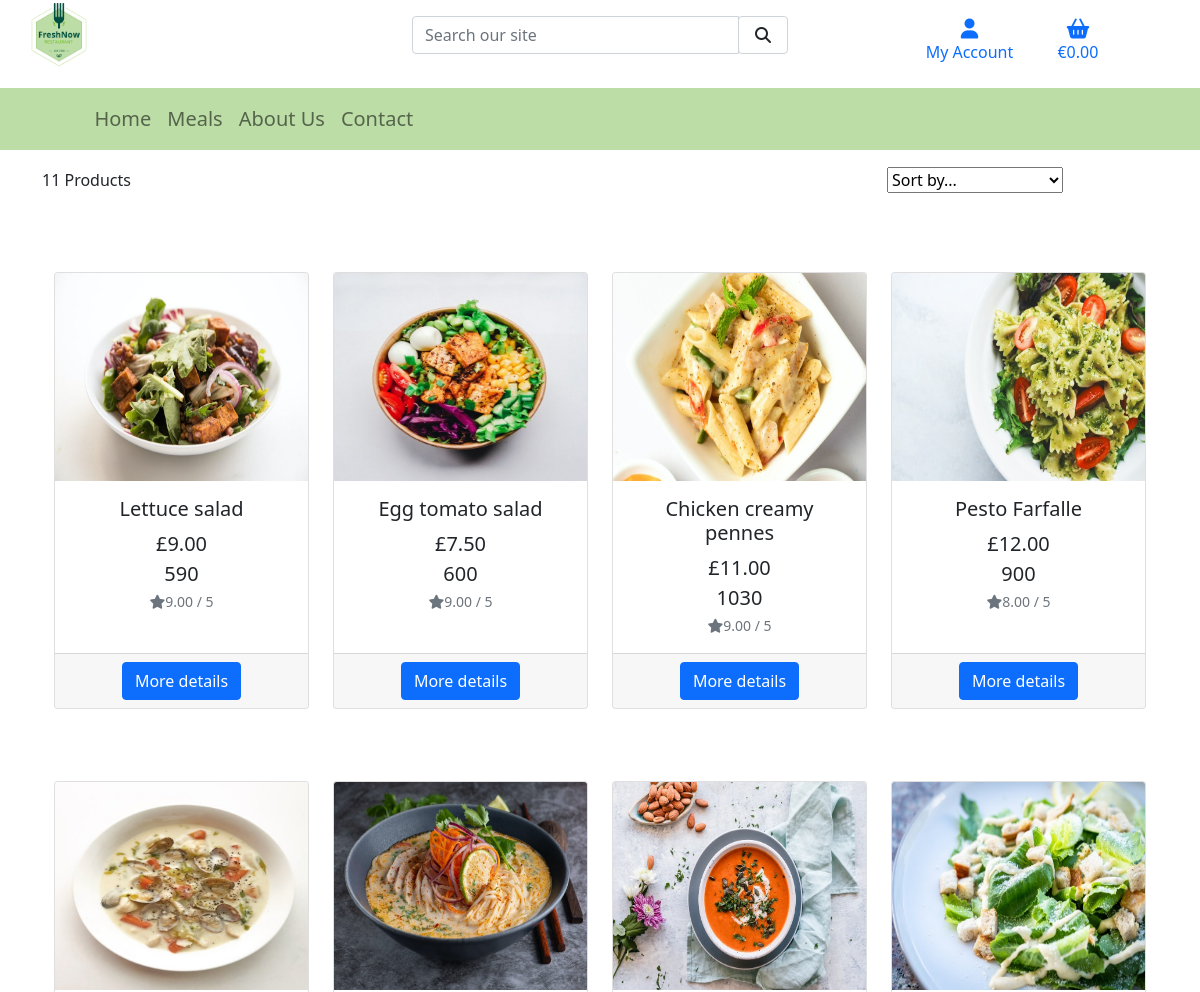
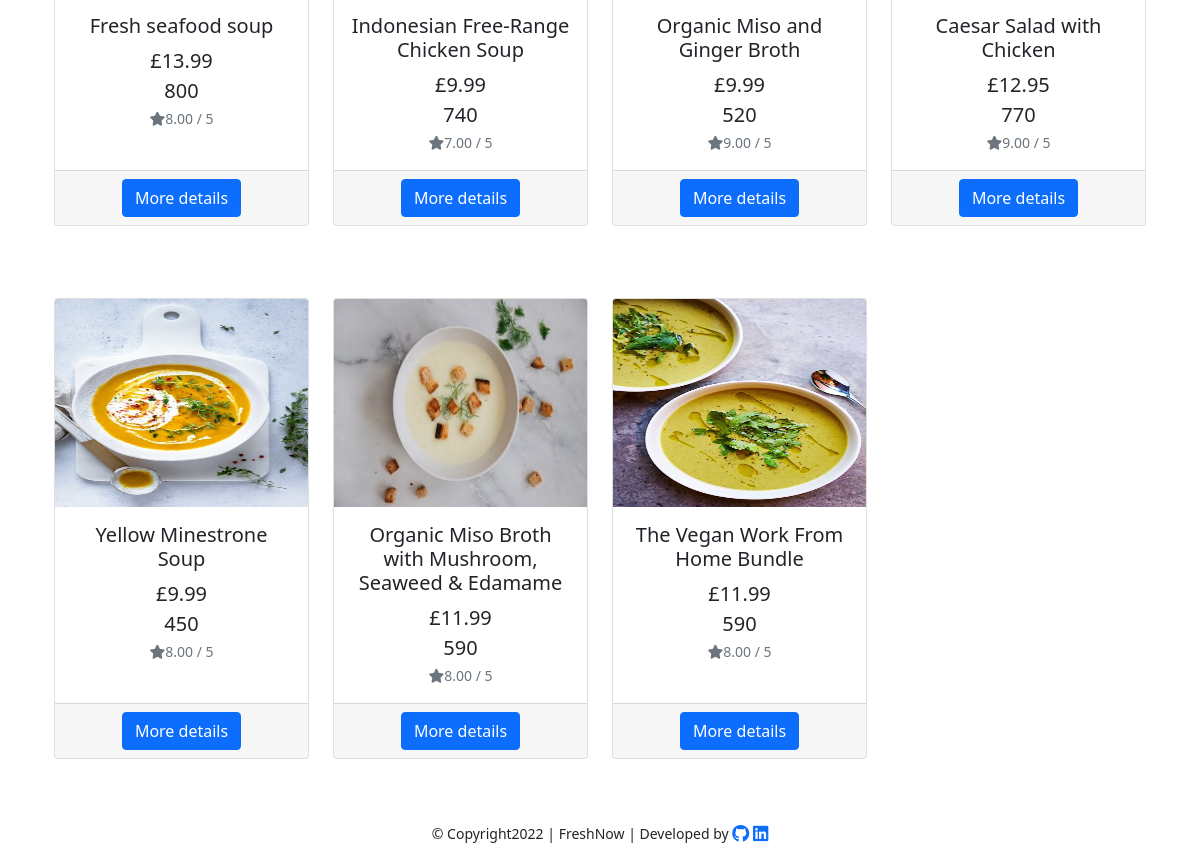
Before: /products/ with the older database file (2 pictures, top to bottom).
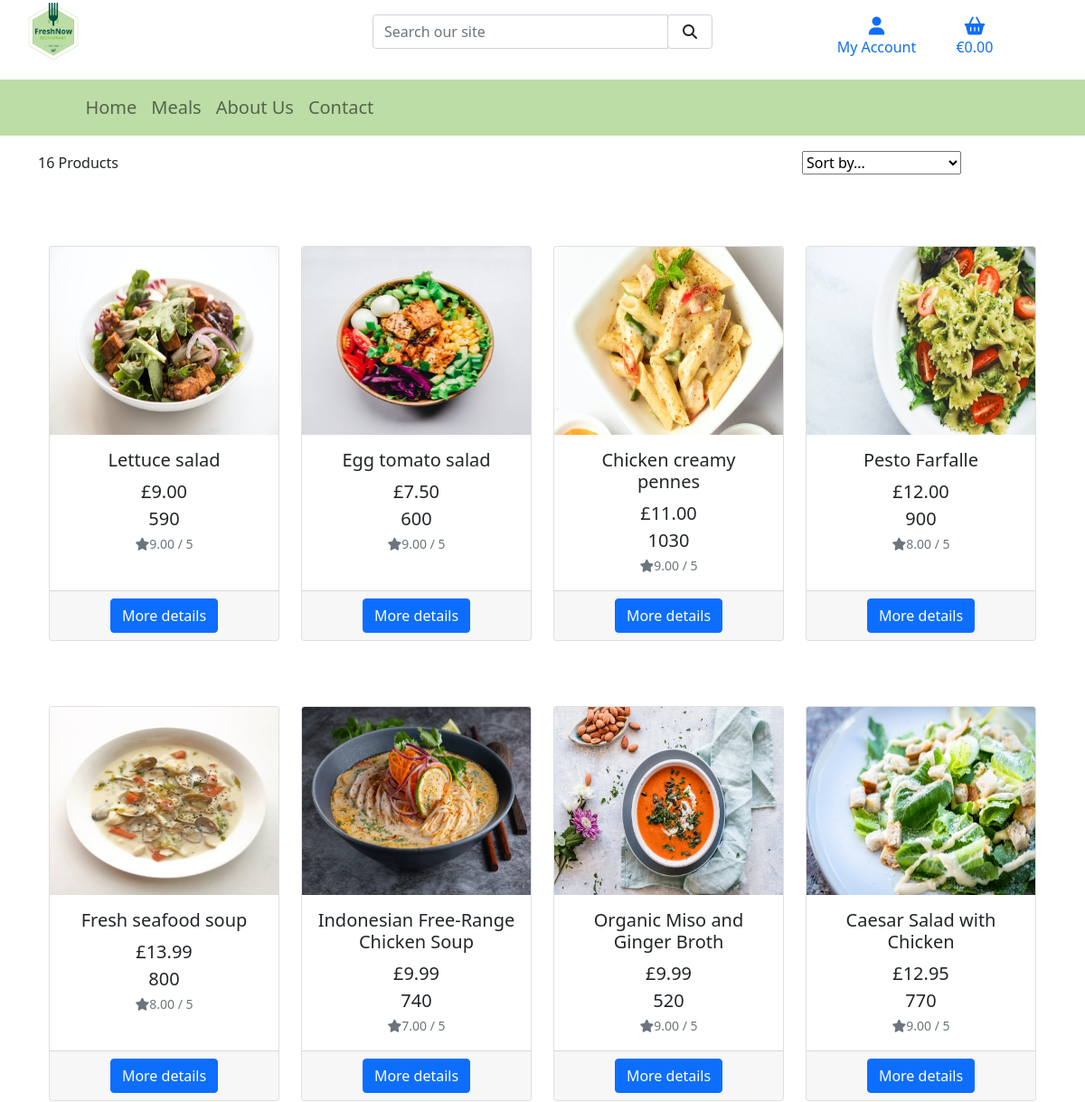
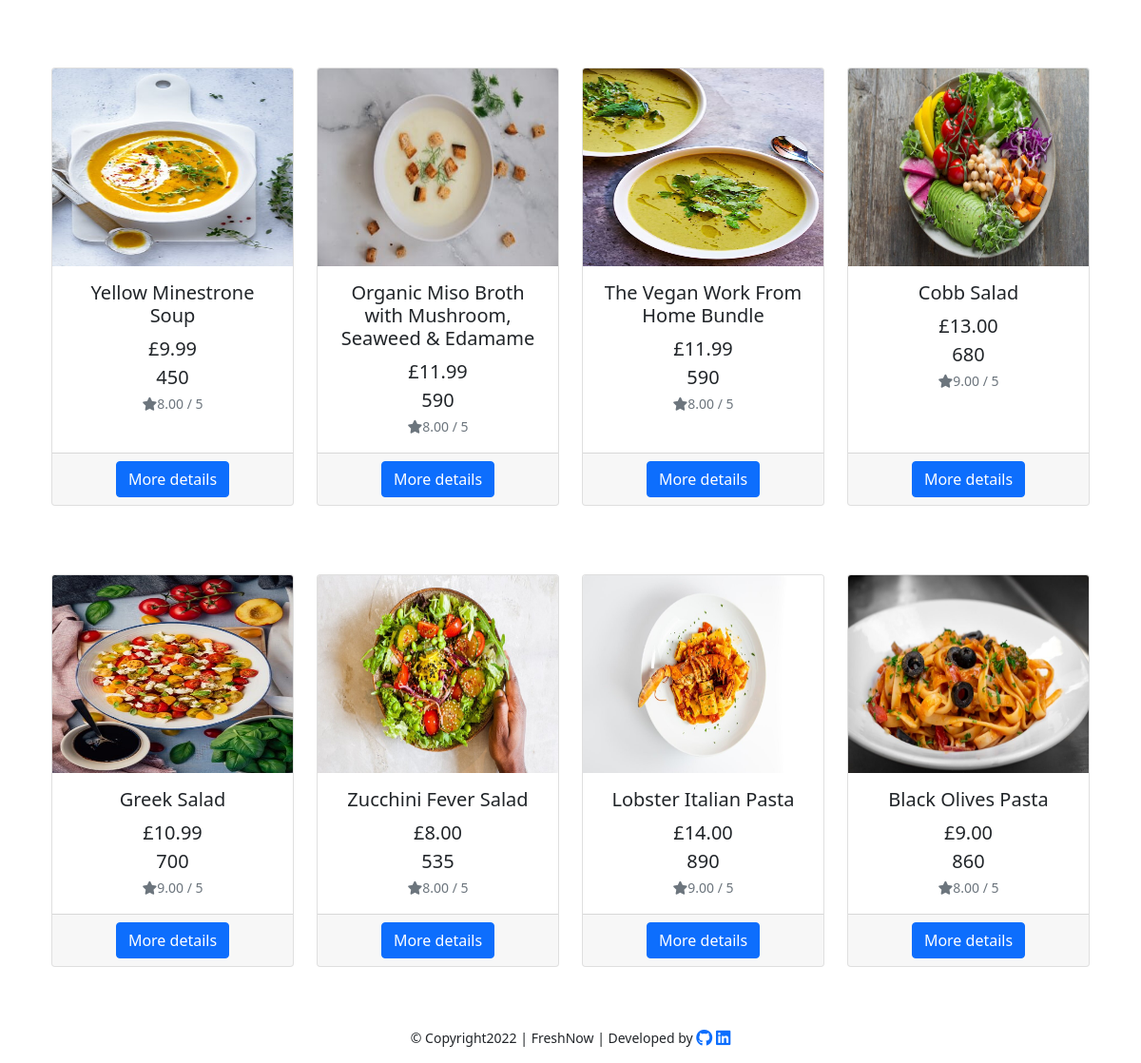
After: the same page with the newer database file (2 pictures, top to bottom).
### products/models.py (models this page shows, shortened)
class Product(models.Model):
    category = models.ForeignKey(
        'Category', null=True, blank=True, on_delete=models.SET_NULL)
    sku = models.CharField(max_length=254, null=True, blank=True)
    name = models.CharField(max_length=254)
    description = models.TextField()
    price = models.DecimalField(max_digits=6, decimal_places=2)
    rating = models.DecimalField(
        max_digits=6, decimal_places=2, null=True, blank=True)
    image = models.ImageField(null=True, blank=True)
    calories= models.DecimalField(
        max_digits=6, null=True, blank=True, decimal_places=0)
    is_spicy = models.BooleanField(default=False, null=True, blank=True)

### products/views.py (the view, shortened to what this page needs)
# urls.py: path('', views.all_products, name='products'),
def all_products(request):
    products = Product.objects.all()
    query = None
    categories = None
    sort = None
    direction = None
    current_sorting = f'{sort}_{direction}'
    context = {
        'products': products,
        'search_term': query,
        'current_categories': categories,
        'current_sorting': current_sorting,
    }
    return render(request, 'products/products.html', context)

### bag/contexts.py (called while the page is built, shortened)
def bag_contents(request):
    bag_items = []
    total = 0
    product_count = 0
    bag = request.session.get('bag', {})
    if total < settings.FREE_DELIVERY_THRESHOLD:
        delivery = total * Decimal(settings.STANDARD_DELIVERY_PERCENTAGE / 100)
        free_delivery_delta = settings.FREE_DELIVERY_THRESHOLD - total
    else:
        delivery = 0
        free_delivery_delta = 0
    grand_total = delivery + total
    context = {
        'bag_items': bag_items,
        'total': total,
        'product_count': product_count,
        'delivery': delivery,
        'free_delivery_delta': free_delivery_delta,
        'free_delivery_threshold': settings.FREE_DELIVERY_THRESHOLD,
        'grand_total': grand_total,
    }
    return context

### products/contexts.py (called while the page is built)
def all_categories(request):
    category_list = Category.objects.all()
    context = {
        'category_list': category_list,
    }
    return context

### products/templates/products/products.html (shortened to what this page needs)
{% extends "base.html" %}
{% load static %}
{% block page_header %}
    <div class="container header-container mt-5">
        <div class="row">
            <div class="col mt-5">
                <h1>Products</h1>
        </div>
    </div>
{% endblock %}
{% block content %}
   <div class="row mb-3">
    <div class="col-sm-12 col-md-7 ml-lg-5">
        <p class="green-muted mt-3 text-left">
            {{ products|length }} Products{% if search_term %} found for <strong>"{{ search_term }}"</strong>{% endif %}
        </p>
    </div>
    <div class="col-sm-12 col-md-6 col-lg-4 my-auto d-flex justify-content-center justify-content-md-end">
        <div class="sort-select-wrapper-sort-by">
            <select name="sort-selector" id="sort-selector" class="custom-select custom-select-sm border-green green">
                <option value="reset" {% if current_sorting == 'None_None' %}selected{% endif %}>Sort by...</option>
            </select>
        </div>
    </div>
</div>
    <div class="container-fluid mt-5">
        <div class="row">
            <div class="col text-center mt-3">
                    <div class="row row-cols-1 row-cols-md-3 g-4">
                    {% for product in products %}
                        <div class="col-sm-6 col-md-6 col-lg-4 col-xl-3 mb-5">
                            <div class="card h-100" style="width:auto;">
                                {% if product.image %}
                                <img class="card-img-top img-fluid" style="width: 20rem; height: 13rem;" src="{{ product.image.url }}" alt="{{ product.name }}">
                                {% else %}
                                <img class="card-img-top img-fluid" src="{{ MEDIA_URL }}noimage.png" alt="{{ product.name }}">
                                {% endif %}
                                <div class="card-body">
                                  <h5 class="card-title">{{ product.name }}</h5>
                                  <p class="lead mb-0 text-left font-weight-bold">£{{ product.price }} </p>
                                  <p class="lead mb-0 text-left">{{ product.calories }}
                                  <div class="text-center">
                                  {% if product.rating %}
                                    <small class="text-muted text-right"><i class="fas fa-star mr-5"></i>{{ product.rating }} / 5</small>
                                  {% else %}
                                    <small class="text-muted text-right">No Rating</small>
                                  {% endif %}
                                  </div>
                                 </div>
                                <div class="card-footer">
                                    <a href="{% url 'product_detail' product.id %}" class="btn btn-primary">More details</a>
                                  </div>
                              </div>
                           </div>
                    {% endfor %}
                </div>
            </div>
        </div>
    </div>
{% endblock %}

Changed rows visible on the page:
added Product: image (picture), name "Cobb Salad", price "13.00", calories "680", rating "9.00"
added Product: image (picture), name "Greek Salad", price "10.99", calories "700", rating "9.00"
added Product: image (picture), name "Zucchini Fever Salad", price "8.00", calories "535", rating "8.00"
added Product: image (picture), name "Lobster Italian Pasta", price "14.00", calories "890", rating "9.00"
added Product: image (picture), name "Black Olives Pasta", price "9.00", calories "860", rating "8.00"
Other visible differences:
{{ products|length }}: "11" → "16"
